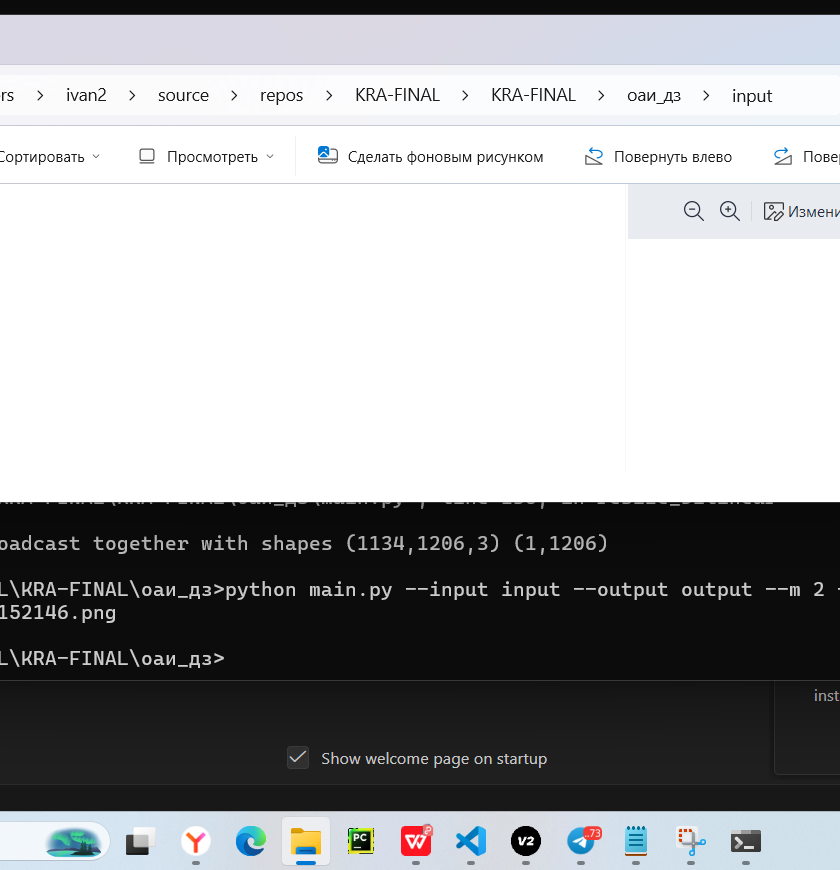
#> input picture оаи_дз/input/123123.png, 840 x 870 px; its folder holds only this picture in this run
$ python main.py
#> lines starting #> are read from the running program, lines starting #| are printed output that depends on the picture; after the words box and inside, x2 and y2 are one past the last pixel; in counts of white or black regions, pixels touching at a corner belong together
import argparse
import math
from pathlib import Path

import numpy as np
from PIL import Image

EPS = 1e-8


def load_image(path: Path) -> np.ndarray:
    img = Image.open(path).convert("RGB")
    arr = np.asarray(img, dtype=np.float32) / 255.0
    return arr


def save_rgb(arr: np.ndarray, path: Path) -> None:
    arr8 = np.clip(arr * 255.0 + 0.5, 0, 255).astype(np.uint8)
    Image.fromarray(arr8, mode="RGB").save(path)


def save_gray(arr: np.ndarray, path: Path) -> None:
    arr8 = np.clip(arr * 255.0 + 0.5, 0, 255).astype(np.uint8)
    Image.fromarray(arr8, mode="L").save(path)


def rgb_split(arr: np.ndarray):
    return arr[..., 0], arr[..., 1], arr[..., 2]


def rgb_to_hsi(arr: np.ndarray):
    r, g, b = rgb_split(arr)
    i = (r + g + b) / 3.0

    min_rgb = np.minimum(np.minimum(r, g), b)
    sum_rgb = r + g + b
    s = np.zeros_like(i)
    mask_sum = sum_rgb > EPS
    s[mask_sum] = 1.0 - (3.0 * min_rgb[mask_sum] / sum_rgb[mask_sum])

    num = 0.5 * ((r - g) + (r - b))
    den = np.sqrt((r - g) ** 2 + (r - b) * (g - b)) + EPS
    theta = np.arccos(np.clip(num / den, -1.0, 1.0))

    h = np.where(b <= g, theta, 2.0 * math.pi - theta)
    h = h / (2.0 * math.pi)

    h = np.where(s <= EPS, 0.0, h)

    return h, s, i


def hsi_to_rgb(h: np.ndarray, s: np.ndarray, i: np.ndarray):
    h_rad = h * 2.0 * math.pi

    r = np.zeros_like(i)
    g = np.zeros_like(i)
    b = np.zeros_like(i)

    mask_s = s > EPS


    mask1 = (h_rad < 2.0 * math.pi / 3.0) & mask_s
    if np.any(mask1):
        h1 = h_rad[mask1]
        b[mask1] = i[mask1] * (1.0 - s[mask1])
        r[mask1] = i[mask1] * (1.0 + (s[mask1] * np.cos(h1) / (np.cos(math.pi / 3.0 - h1) + EPS)))
        g[mask1] = 3.0 * i[mask1] - (r[mask1] + b[mask1])


    mask2 = (h_rad >= 2.0 * math.pi / 3.0) & (h_rad < 4.0 * math.pi / 3.0) & mask_s
    if np.any(mask2):
        h2 = h_rad[mask2] - 2.0 * math.pi / 3.0
        r[mask2] = i[mask2] * (1.0 - s[mask2])
        g[mask2] = i[mask2] * (1.0 + (s[mask2] * np.cos(h2) / (np.cos(math.pi / 3.0 - h2) + EPS)))
        b[mask2] = 3.0 * i[mask2] - (r[mask2] + g[mask2])


    mask3 = (h_rad >= 4.0 * math.pi / 3.0) & mask_s
    if np.any(mask3):
        h3 = h_rad[mask3] - 4.0 * math.pi / 3.0
        g[mask3] = i[mask3] * (1.0 - s[mask3])
        b[mask3] = i[mask3] * (1.0 + (s[mask3] * np.cos(h3) / (np.cos(math.pi / 3.0 - h3) + EPS)))
        r[mask3] = 3.0 * i[mask3] - (g[mask3] + b[mask3])


    mask_gray = ~mask_s
    if np.any(mask_gray):
        r[mask_gray] = i[mask_gray]
        g[mask_gray] = i[mask_gray]
        b[mask_gray] = i[mask_gray]

    rgb = np.stack([r, g, b], axis=-1)
    return np.clip(rgb, 0.0, 1.0)


def resize_bilinear(img: np.ndarray, scale: float) -> np.ndarray:
    if scale <= 0:
        raise ValueError("Scale must be positive.")

    h, w = img.shape[:2]
    new_h = max(1, int(round(h * scale)))
    new_w = max(1, int(round(w * scale)))

    ys = np.linspace(0, h - 1, new_h)
    xs = np.linspace(0, w - 1, new_w)

    y0 = np.floor(ys).astype(np.int32)
    x0 = np.floor(xs).astype(np.int32)
    y1 = np.clip(y0 + 1, 0, h - 1)
    x1 = np.clip(x0 + 1, 0, w - 1)

    dy = (ys - y0)[:, None]
    dx = (xs - x0)[None, :]

    if img.ndim == 2:
        ia = img[y0[:, None], x0[None, :]]
        ib = img[y0[:, None], x1[None, :]]
        ic = img[y1[:, None], x0[None, :]]
        id_ = img[y1[:, None], x1[None, :]]
        out = (
            ia * (1 - dx) * (1 - dy)
            + ib * dx * (1 - dy)
            + ic * (1 - dx) * dy
            + id_ * dx * dy
        )
        return out

    ia = img[y0[:, None], x0[None, :], :]
    ib = img[y0[:, None], x1[None, :], :]
    ic = img[y1[:, None], x0[None, :], :]
    id_ = img[y1[:, None], x1[None, :], :]

    wx0 = (1 - dx)[..., None]
    wx1 = dx[..., None]
    wy0 = (1 - dy)[..., None]
    wy1 = dy[..., None]

    out = (
        ia * wx0 * wy0
        + ib * wx1 * wy0
        + ic * wx0 * wy1
        + id_ * wx1 * wy1
    )

    return out


def decimate(img: np.ndarray, factor: int) -> np.ndarray:
    if factor <= 0:
        raise ValueError("Decimation factor must be positive.")
    return img[::factor, ::factor, ...]


def collect_images(input_path: Path):
    if input_path.is_file():
        return [input_path]

    if not input_path.exists():
        return []

    exts = {".png", ".bmp"}
    files = [p for p in input_path.iterdir() if p.suffix.lower() in exts and p.is_file()]
    files.sort()
    return files


def process_image(path: Path, out_dir: Path, m: int, n: int, k: float):
    img = load_image(path)
    base = path.stem

    save_rgb(img, out_dir / f"{base}_original.png")

    r, g, b = rgb_split(img)
    r_img = np.zeros_like(img)
    g_img = np.zeros_like(img)
    b_img = np.zeros_like(img)
    r_img[..., 0] = r
    g_img[..., 1] = g
    b_img[..., 2] = b
    save_rgb(r_img, out_dir / f"{base}_R.png")
    save_rgb(g_img, out_dir / f"{base}_G.png")
    save_rgb(b_img, out_dir / f"{base}_B.png")


    h, s, i = rgb_to_hsi(img)
    save_gray(i, out_dir / f"{base}_HSI_I.png")


    i_inv = 1.0 - i
    rgb_inv = hsi_to_rgb(h, s, i_inv)
    save_rgb(rgb_inv, out_dir / f"{base}_HSI_I_inverted.png")


    if m is not None and m > 0:
        up = resize_bilinear(img, float(m))
        save_rgb(up, out_dir / f"{base}_stretch_M{m}.png")


    if n is not None and n > 0:
        down = decimate(img, n)
        save_rgb(down, out_dir / f"{base}_decimate_N{n}.png")


    if m is not None and n is not None and m > 0 and n > 0:
        up = resize_bilinear(img, float(m))
        two_pass = decimate(up, n)
        save_rgb(two_pass, out_dir / f"{base}_two_pass_K{m}_{n}.png")


    if k is not None and k > 0:
        one_pass = resize_bilinear(img, float(k))
        save_rgb(one_pass, out_dir / f"{base}_one_pass_K{str(k).replace('.', '_')}.png")


def main():
    parser = argparse.ArgumentParser(description="Lab 1: color models and resampling")
    parser.add_argument("--input", "-i", default="input", help="Input file or directory (png/bmp)")
    parser.add_argument("--output", "-o", default="output", help="Output directory")
    parser.add_argument("--m", type=int, default=2, help="Stretch factor M (integer > 0)")
    parser.add_argument("--n", type=int, default=2, help="Decimation factor N (integer > 0)")
    parser.add_argument("--k", type=float, default=None, help="Resampling factor K for one-pass")

    args = parser.parse_args()

    input_path = Path(args.input)
    output_path = Path(args.output)
    output_path.mkdir(parents=True, exist_ok=True)

    k = args.k
    if k is None and args.m > 0 and args.n > 0:
        k = args.m / args.n

    images = collect_images(input_path)
    if not images:
        print("No input images found. Use PNG or BMP and place them in the input folder.")
        return 1

    for path in images:
        process_image(path, output_path, args.m, args.n, k)
#> in process_image, `b_img[..., 2] = b`:
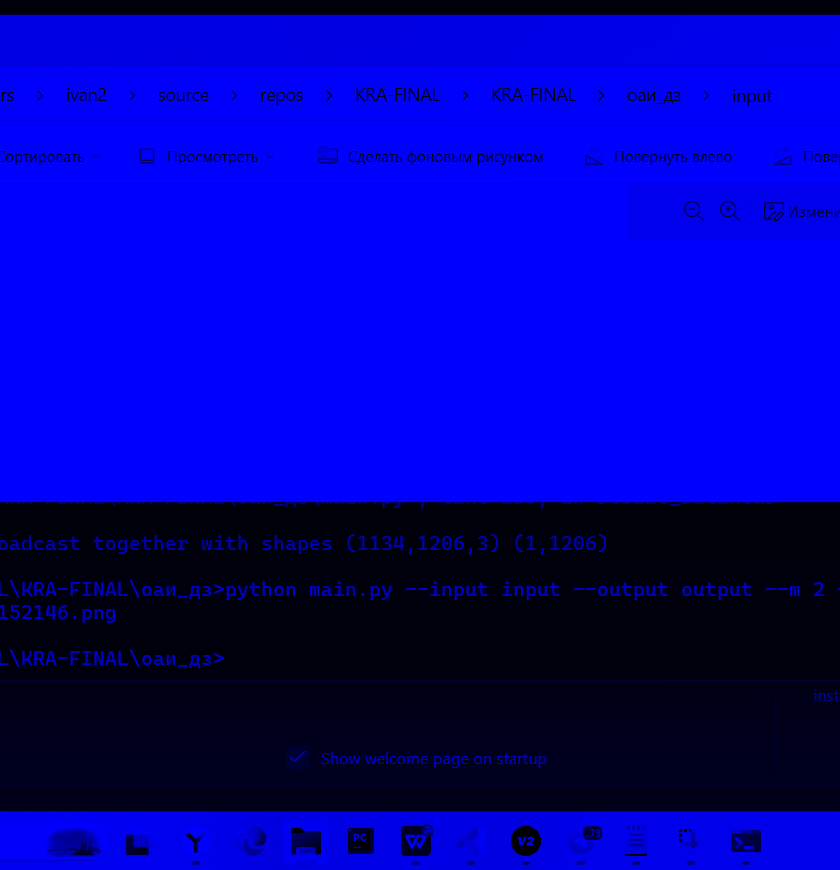
#> b_img: shape (870, 840, 3) float32; mean of channels 0, 1, 2 0, 0, 0.64; drawn as R, G, B
#> in rgb_to_hsi, `mask_sum = sum_rgb > EPS`:
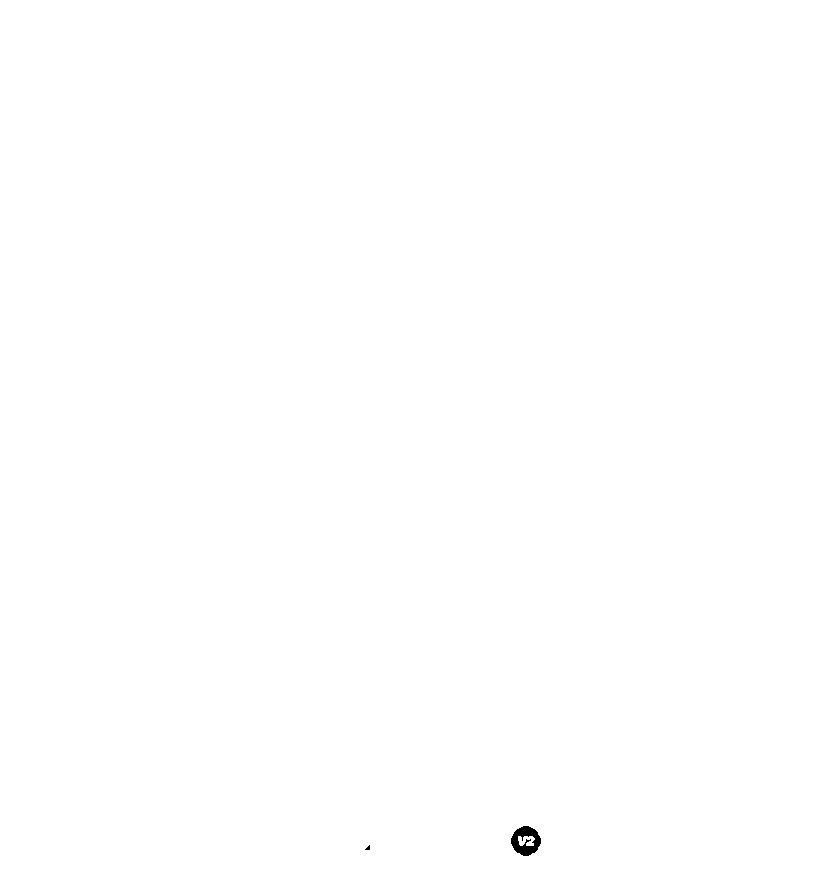
#> mask_sum: shape (870, 840) bool; 99.9% white; 2 black regions (1 under 20 px), largest, box (x1, y1, x2, y2) and area: (511, 826, 541, 856) 542
#> in rgb_to_hsi, `theta = np.arccos(np.clip(num / den, -1.0, 1.0))`:
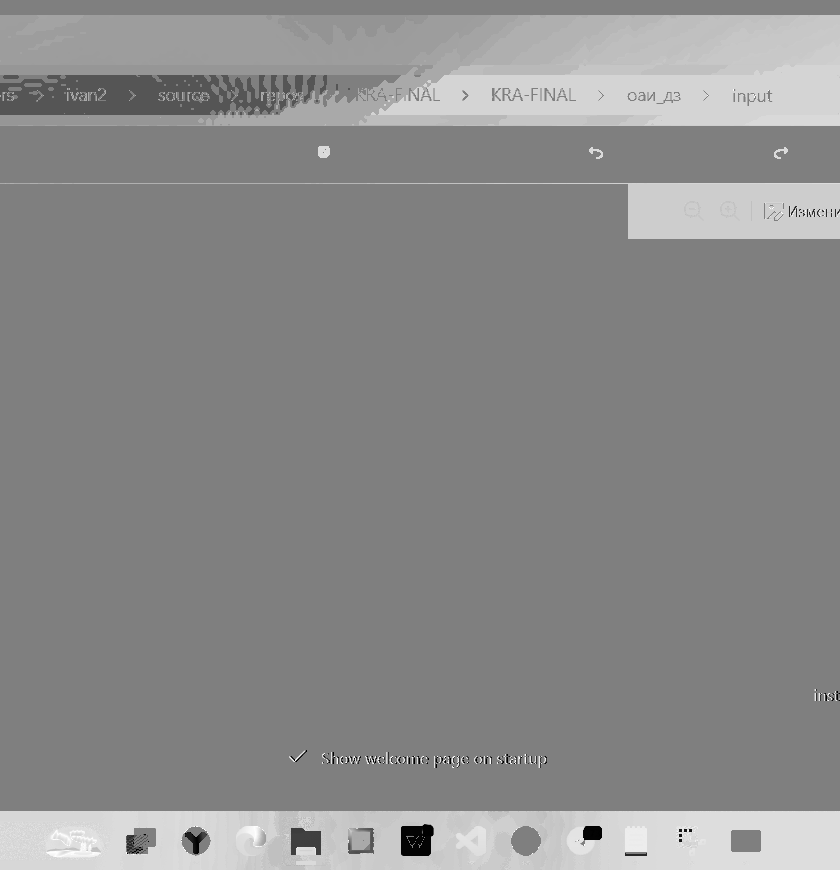
#> theta: shape (870, 840) float32; min 0, max 3.14, mean 1.71; drawn with min black and max white
#> in rgb_to_hsi, `h = np.where(b <= g, theta, 2.0 * math.pi - theta)`:
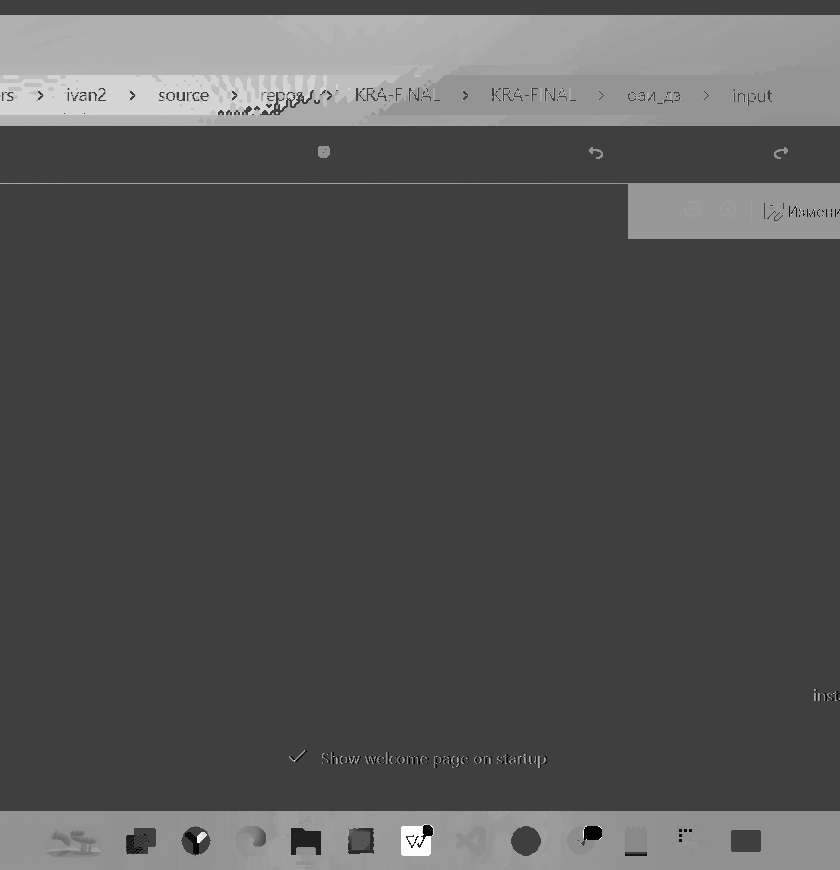
#> h: shape (870, 840) float32; min 0, max 6.28, mean 2.07; drawn with min black and max white
#> in hsi_to_rgb, `mask_s = s > EPS`: mask_s: shape (870, 840) bool; 20.9% white; 56 white regions (19 under 20 px), largest, box (x1, y1, x2, y2) and area: (0, 15, 840, 126) 91686, (0, 811, 840, 870) 47294, (0, 183, 840, 239) 12448
#> in hsi_to_rgb, `mask1 = (h_rad < 2.0 * math.pi / 3.0) & mask_s`:
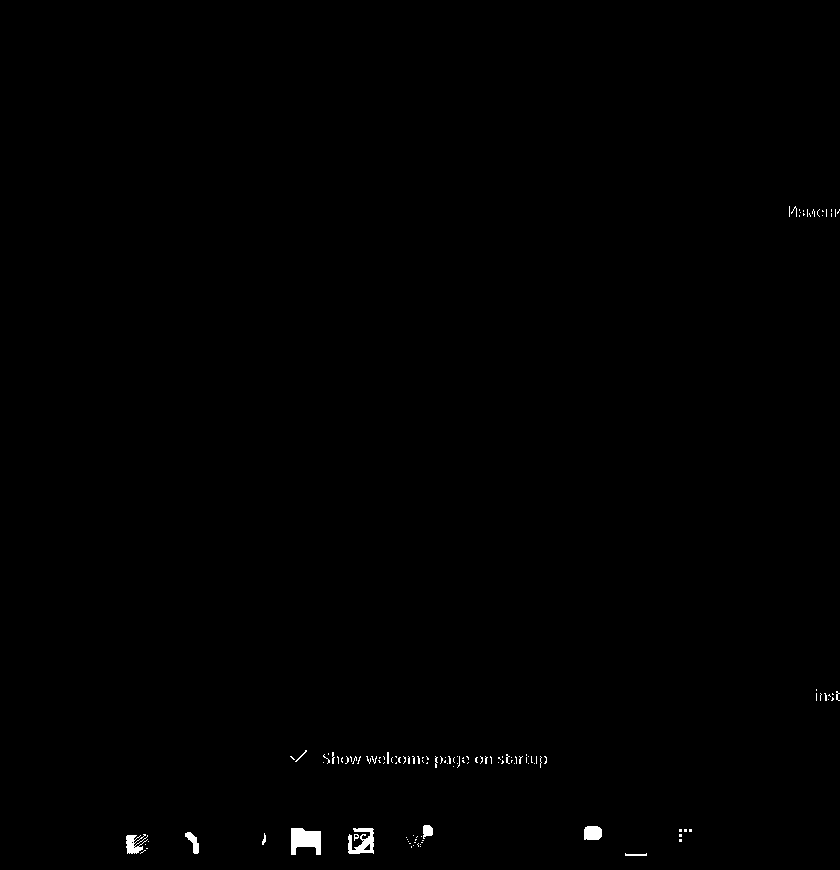
#> mask1: shape (870, 840) bool; 0.36% white; 130 white regions (115 under 20 px), largest, box (x1, y1, x2, y2) and area: (291, 828, 321, 855) 601, (348, 828, 374, 854) 405, (126, 834, 148, 854) 239
#> in hsi_to_rgb, `h1 = h_rad[mask1]`: h1 = 2639 values, max 2.09 at index 122, min 0 at index 153, mean 0.725
#> in hsi_to_rgb, `mask2 = (h_rad >= 2.0 * math.pi / 3.0) & (h_rad < 4.0 * math.pi / 3.0)..`: mask2: shape (870, 840) bool; 13.6% white; 101 white regions (92 under 20 px), largest, box (x1, y1, x2, y2) and area: (0, 811, 840, 870) 44488, (359, 15, 840, 126) 42126, (74, 183, 840, 239) 12247
#> in hsi_to_rgb, `r[mask2] = i[mask2] * (1.0 - s[mask2])`: r: shape (870, 840) float32; min 0, max 1.63, mean 0.0157
#> in hsi_to_rgb, `g[mask2] = i[mask2] * (1.0 + (s[mask2] * np.cos(h2) / (np.cos(math.pi ..`: g: shape (870, 840) float32; min 0, max 1.78, mean 0.0181
#> in hsi_to_rgb, `b[mask2] = 3.0 * i[mask2] - (r[mask2] + g[mask2])`: b: shape (870, 840) float32; min 0, max 1.31, mean 0.0186
#> in hsi_to_rgb, `mask3 = (h_rad >= 4.0 * math.pi / 3.0) & mask_s`: mask3: shape (870, 840) bool; 6.9% white; 216 white regions (208 under 20 px), largest, box (x1, y1, x2, y2) and area: (0, 15, 533, 126) 48984, (401, 824, 434, 856) 774, (197, 832, 207, 843) 69
#> in hsi_to_rgb, `g[mask3] = i[mask3] * (1.0 - s[mask3])`: g: shape (870, 840) float32; min 0, max 1.78, mean 0.0243
#> in hsi_to_rgb, `b[mask3] = i[mask3] * (1.0 + (s[mask3] * np.cos(h3) / (np.cos(math.pi ..`: b: shape (870, 840) float32; min 0, max 1.64, mean 0.0253
#> in hsi_to_rgb, `r[mask3] = 3.0 * i[mask3] - (g[mask3] + b[mask3])`: r: shape (870, 840) float32; min 0, max 1.63, mean 0.0231
#> in resize_bilinear, `ib = img[y0[:, None], x1[None, :], :]`:
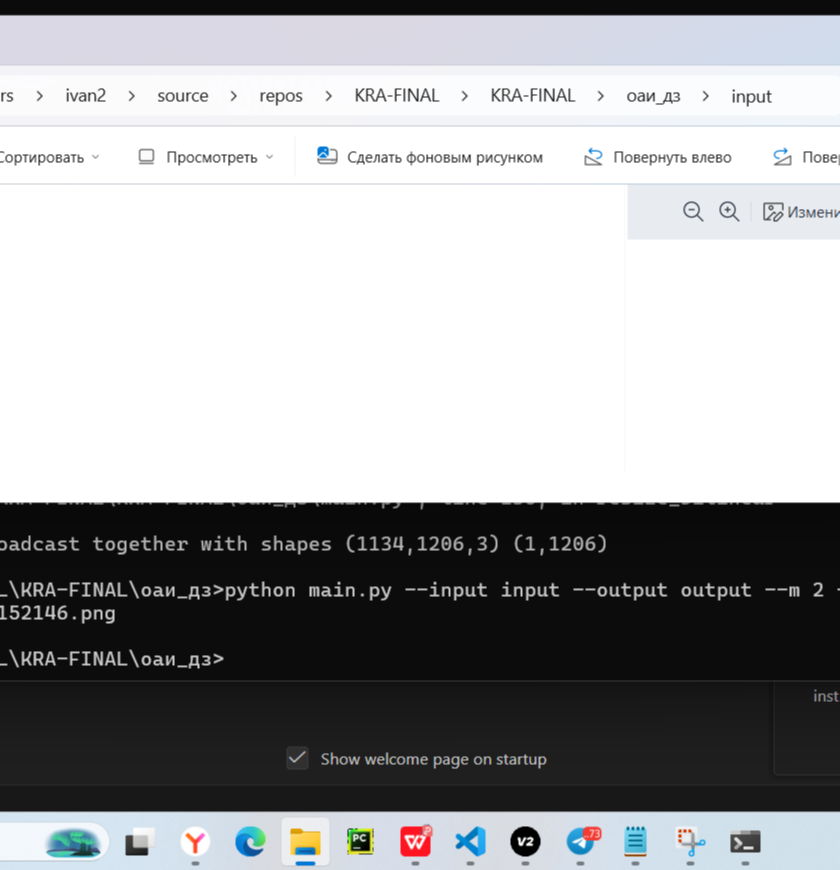
#> ib: shape (1740, 1680, 3) float32 (shown at 1/2 size); mean R, G, B 0.625, 0.627, 0.631
        print(f"Processed: {path.name}")

    return 0


if __name__ == "__main__":
    raise SystemExit(main())
#> (the program exits here)

$ run again, on оаи_дз/input/234.png
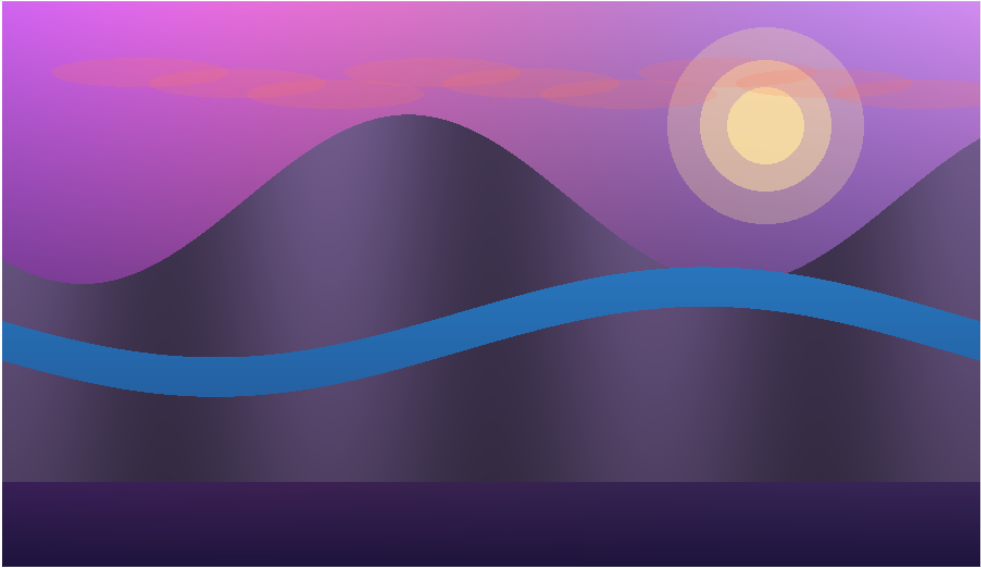
#> input picture оаи_дз/input/234.png, 981 x 568 px
#> mask_sum: shape (568, 981) bool; every value is 1
#> in hsi_to_rgb, `mask_s = s > EPS`:
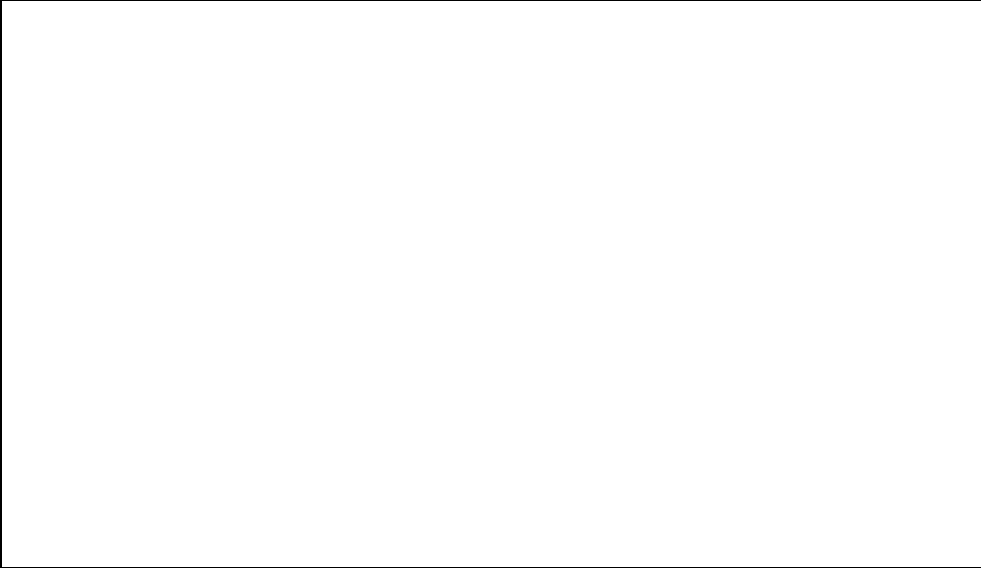
#> mask_s: shape (568, 981) bool; 99.4% white; 1 black region, box (x1, y1, x2, y2) and area: (0, 0, 981, 568) 3094
#> mask1: shape (568, 981) bool; 2.4% white; 1 white region, box (x1, y1, x2, y2) and area: (700, 60, 831, 191) 13495
#> h1 = 13495 values, max 0.714 at index 7738, min 0.000345 at index 125, mean 0.399
#> mask2: shape (568, 981) bool; 7.1% white; 1 white region, box (x1, y1, x2, y2) and area: (2, 266, 981, 397) 39400
#> mask3: shape (568, 981) bool; 90% white; 2 black regions, box (x1, y1, x2, y2) and area: (0, 0, 981, 568) 42494, (700, 60, 831, 191) 13495
#> in hsi_to_rgb, `return np.clip(rgb, 0.0, 1.0)`:
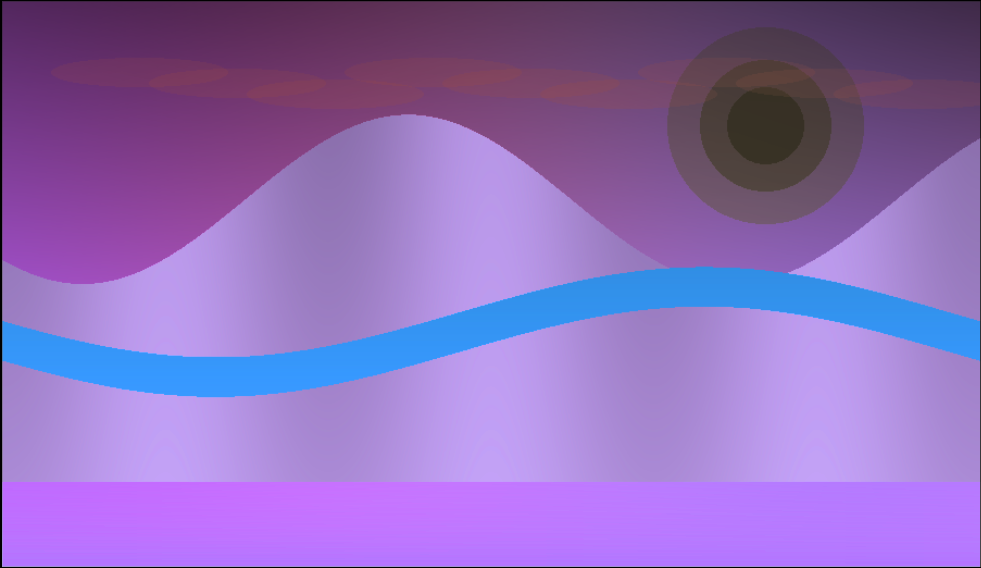
#> returned value: shape (568, 981, 3) float32; mean of channels 0, 1, 2 0.562, 0.43, 0.73; drawn as R, G, B
